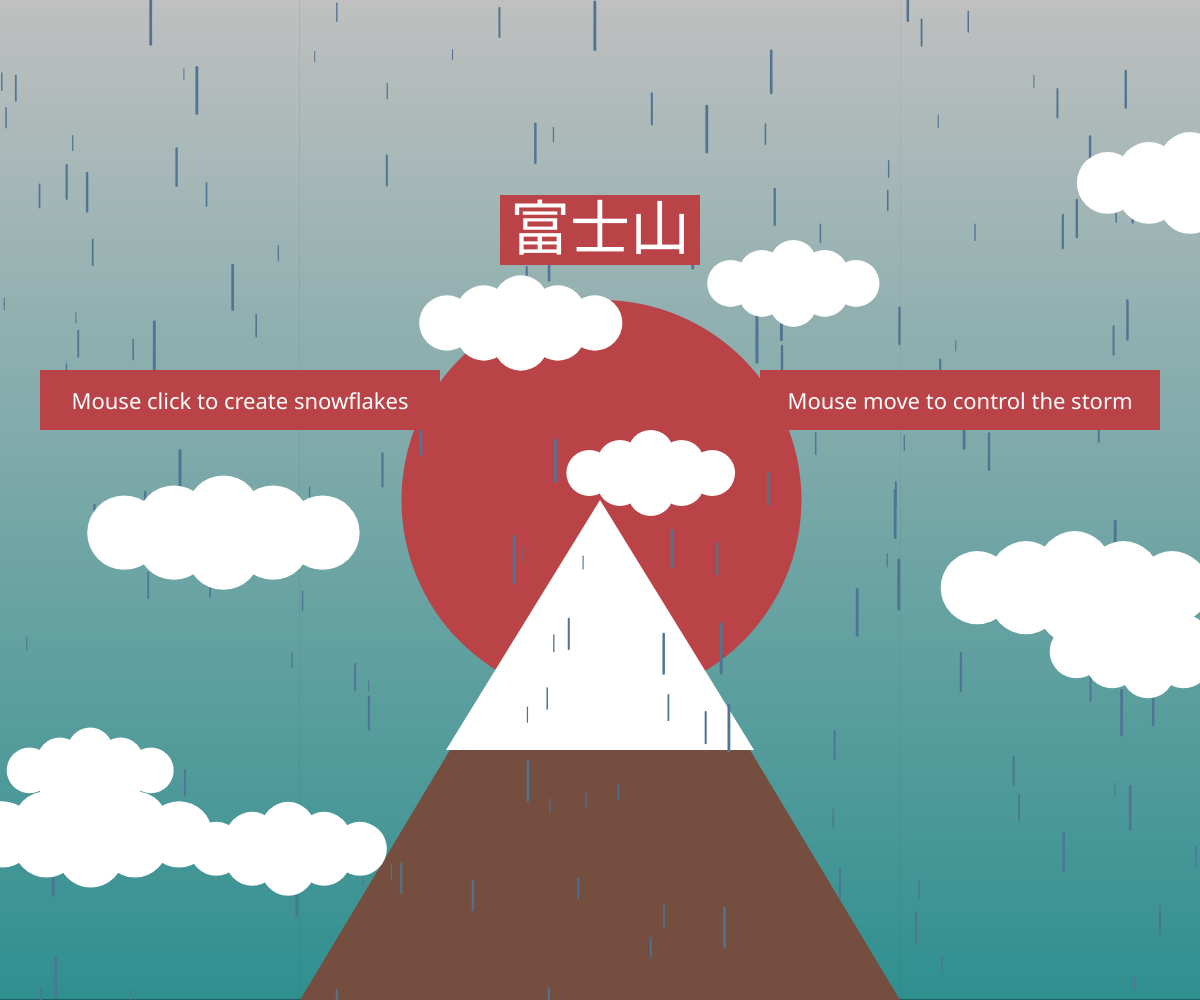
Frame 1 (no input)
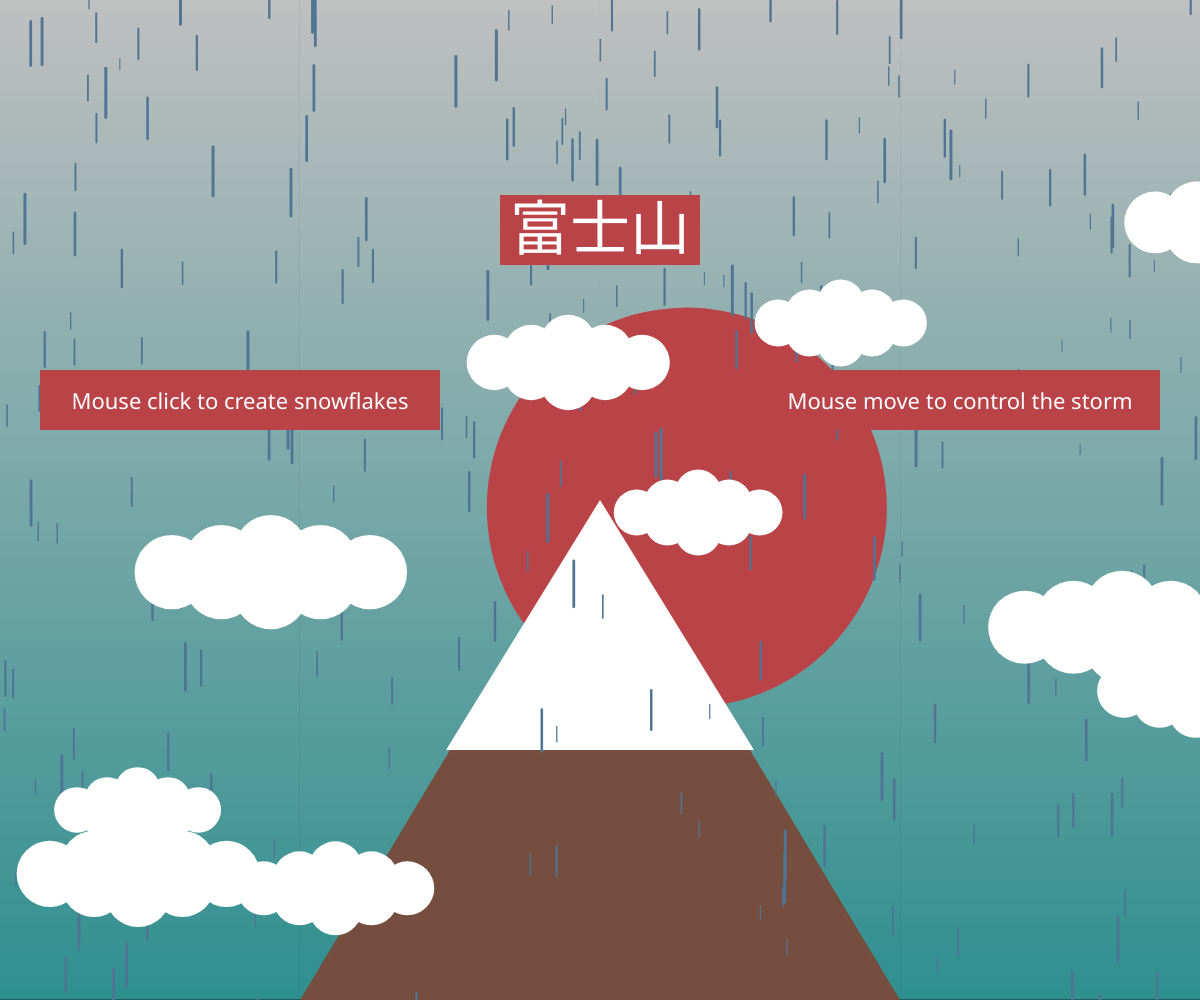
Frame 60 (no input)
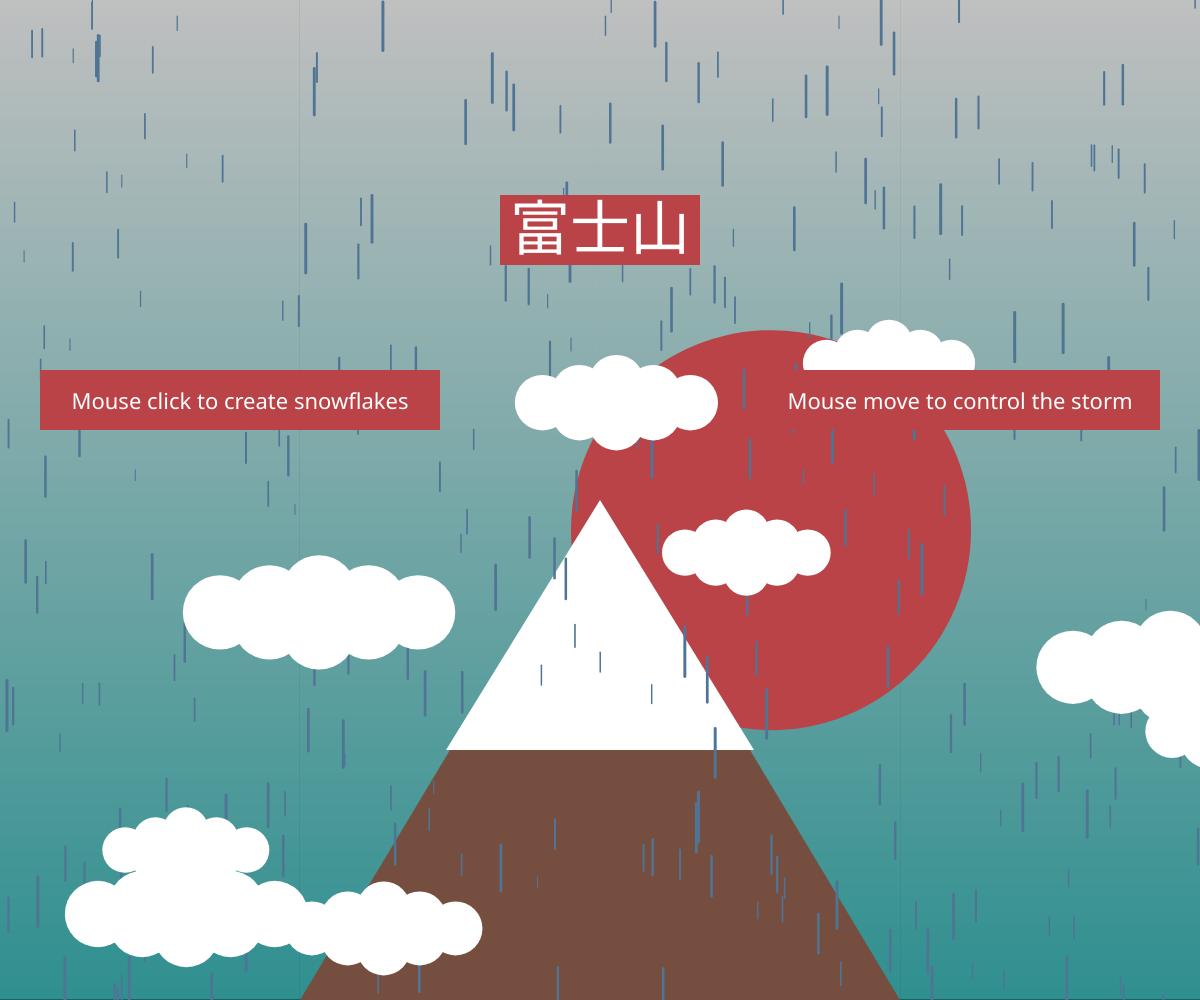
Frame 120 (the mouse pressed at the canvas centre since frame 60)

The p5.js sketch that drew these frames (run headless with seeded random() and noise() and a simulated clock; from frame 60 on, the mouse is pressed at the canvas centre):

// p5.js sketch
// ── sketch.js
//this is the code for a generative wallpaper inspired by japanese prints of Mt. Fuji

let raindrops = []; // I create an array to contain all the raindrops
let snowflakes = []; // the same for the snowflakes
let clouds = []; // and for the clouds
let c1, c2; // variables for the background colors
let night = false; // variable to control the background color change
let counter = 0;

function setup() {
  createCanvas(windowWidth, windowHeight);
  for (let i = 0; i < 300; i++) {
    raindrops.push(new Raindrop(width / 2, -10));
  } // I create 300 raindrops using the "Raindrop" class

  for (let i = 0; i < 10; i++) {
    clouds.push(new Cloud(random(0, width), random(0, height), 1));
  } // I create 10 clouds using the "Cloud" class
}

function draw() {
  background(0);
  let test1 = 540 + 2160 * counter;
  let test2 = 1620 + 2160 * counter;
  // the background assume day colors as default, but when the sun goes down it switch to night colors

  if (frameCount % test1 == 0) {
    night = true;
  }

  if (frameCount % test2 == 0) {
    night = false;
  }

  if (frameCount % 2160 == 0) {
    counter++;
  }

  if (night == false) {
    c1 = color(255);
    c2 = color(63, 191, 191);
  } else if (night == true) {
    c1 = color(255);
    c2 = color("#1c2242");
  }

  //alternative code to make the background switch when the mouseX goes over the half of the width
  /*if (mouseX > width / 2) {
    c2 = color("#1c2242");
  } else {
    c2 = color(63, 191, 191);
  }*/

  for (let y = 0; y < height; y++) {
    n = map(y, 0, height, 0, 1); // variable to control the lerp
    let newc = lerpColor(c1, c2, n);
    stroke(newc);
    line(0, y, width, y); // lerp allows me to create many gradient lines to cover all the background, creating an entire gradient bg
  }

  noStroke();
  push();
  angleMode(DEGREES);
  fill("#ba4347");
  translate(width / 2, height); //I move the center to the center-bottom to obtain the rotation I wanted for Sun and Moon
  rotate(frameCount / 6); // slow rotation based on the framecount
  ellipse(0, -height / 2, 400, 400); //sun
  fill("#eccab1");
  ellipse(0, height / 2, 400, 400); //moon
  pop();

  fill("#754e3f");
  triangle(
    (2 * width) / 8,
    height,
    (6 * width) / 8,
    height,
    (4 * width) / 8,
    height - 500
  );
  fill("white");
  triangle(
    (3 * width) / 8 - width / 300,
    height - height / 4,
    (5 * width) / 8 + width / 300,
    height - height / 4,
    (4 * width) / 8,
    height - 500
  ); //Mt. Fuji

  //for cycle to add the raindrops to canvas and make them move
  for (let i = 0; i < raindrops.length; i++) {
    raindrops[i].adddrop();
    raindrops[i].fall();
  }

  //for cycle to add the snowflakes to canvas and make them move
  for (let i = 0; i < snowflakes.length; i++) {
    snowflakes[i].addflake();
    snowflakes[i].fall();
  }

  //for cycle to add the clouds to canvas and make them move
  for (let i = 0; i < clouds.length; i++) {
    clouds[i].addcloud();
    clouds[i].move();
  }

  // now I create the text instructions for the user

  fill("#ba4347");
  rectMode(CENTER);
  rect(width / 2, height / 4 - 20, 200, 70);
  rect((4 * width) / 5, (2 * height) / 5, 400, 60);
  rect(width / 5, (2 * height) / 5, 400, 60);
  fill("white");
  textSize(22);
  textFont("Noto Sans");
  textAlign(CENTER);
  text(
    "Mouse click to create snowflakes",
    width / 5,
    (2 * height) / 5 + height / 110
  );
  text(
    "Mouse move to control the storm",
    (4 * width) / 5,
    (2 * height) / 5 + height / 110
  );
  textFont("Noto Sans Japanese");
  textAlign(CENTER);
  textSize(60);
  text("富士山", width / 2, height / 4); // "Mt. Fuji" in japanese, just because the wallpaper is inspired by it
}

//class for the raindrops
class Raindrop {
  constructor(xpos, ypos) {
    this.x = xpos * random(-1, 1);
    this.y = ypos * random(-100, 100);
    this.color = "#507494";
  }

  adddrop() {
    let x = width / 2;
    let y = random(-10, 10);
    let z = random(0, 20); // i add a 3rd variable to simulate distance from viewer, so that drops with low z will be shorter and so look more distant
    let len = map(z, 0, 20, 10, 50); //raindrops will have different lenght based on the z distance from viewer (the furthest, the shorter)
    let thickness = map(z, 0, 20, 1, 3); //same thing for the thickness
    push();
    translate(this.x, this.y);
    noFill();
    strokeWeight(thickness);
    stroke(this.color);
    line(x, y, x, y + len);
    pop();
  }

  fall() {
    let ySpeed = map(mouseX, 0, width, 10, 100); // the raindrops' speed is based on the mouseX position, so that on the right side of the screen you'll have a stronger storm effect
    this.x += random(-1, 1); // just a little variation also on the x to emulate wind effect on the drops
    this.y = this.y + ySpeed;

    if (this.y > height) {
      this.y = random(-100, 0); // when they exit from view, they return back to the top
    }
  }
}

//class for the snowflakes
class Snowflake {
  constructor(sxpos, sypos) {
    this.sx = sxpos;
    this.sy = sypos;
    this.color = "white";
  }

  addflake() {
    //let x = width / 2;
    //let y = random(-10, 10);
    push();
    //translate(this.sx, this.sy);
    fill(this.color);
    ellipse(this.sx, this.sy, 10, 10);
    pop();
  }

  fall() {
    let sySpeed = map(mouseX, 0, width, 1, 10);
    this.sx += random(-1, 1);
    this.sy = this.sy + sySpeed;
  }
}

//class for the clouds
class Cloud {
  constructor(cxpos, cypos, cs) {
    this.cx = cxpos;
    this.cy = cypos;
    this.cs = cs * random(40, 80); //variable to change the clouds size randomly
    this.color = "white";
  }

  addcloud() {
    push();
    fill("white");
    ellipse(this.cx, this.cy, this.cs, this.cs);
    ellipse(this.cx + (2 / 3) * this.cs, this.cy + 10, this.cs, this.cs);
    ellipse(this.cx + (2 / 3) * this.cs, this.cy - 10, this.cs, this.cs);
    ellipse(this.cx + (2 / 3) * this.cs * 2, this.cy, this.cs, this.cs);
    ellipse(this.cx + (2 / 3) * this.cs * 2, this.cy - 20, this.cs, this.cs);
    ellipse(this.cx + (2 / 3) * this.cs * 2, this.cy + 20, this.cs, this.cs);
    ellipse(this.cx + (2 / 3) * this.cs * 3, this.cy - 10, this.cs, this.cs);
    ellipse(this.cx + (2 / 3) * this.cs * 3, this.cy + 10, this.cs, this.cs);
    ellipse(this.cx + (2 / 3) * this.cs * 4, this.cy, this.cs, this.cs);
    pop();
  }

  move() {
    let xoff1 = 0;
    let xoff2 = 0;
    //here I use the noise to move the clouds, but I wasn't able to do it the right way, because like this I only use one value of the noise, so it creates a linear movement
    this.cx += map(noise(xoff1), 0, 1, 0, width) / 1000;
    this.cy += map(noise(xoff2), 0, 1, 0, height) / 1000;

    if (this.cx > width) {
      this.cx = random(-500, -100); // when they exit from view, they return back to the left
      this.cy = random(0, height);
    }
  }
}

//function to make the canvas responsive
function windowResized() {
  resizeCanvas(windowWidth, windowHeight);
}

//function that create a new snowflake everytime mouse is clicked
function mouseClicked() {
  snowflakes.push(new Snowflake(mouseX, mouseY));
}
